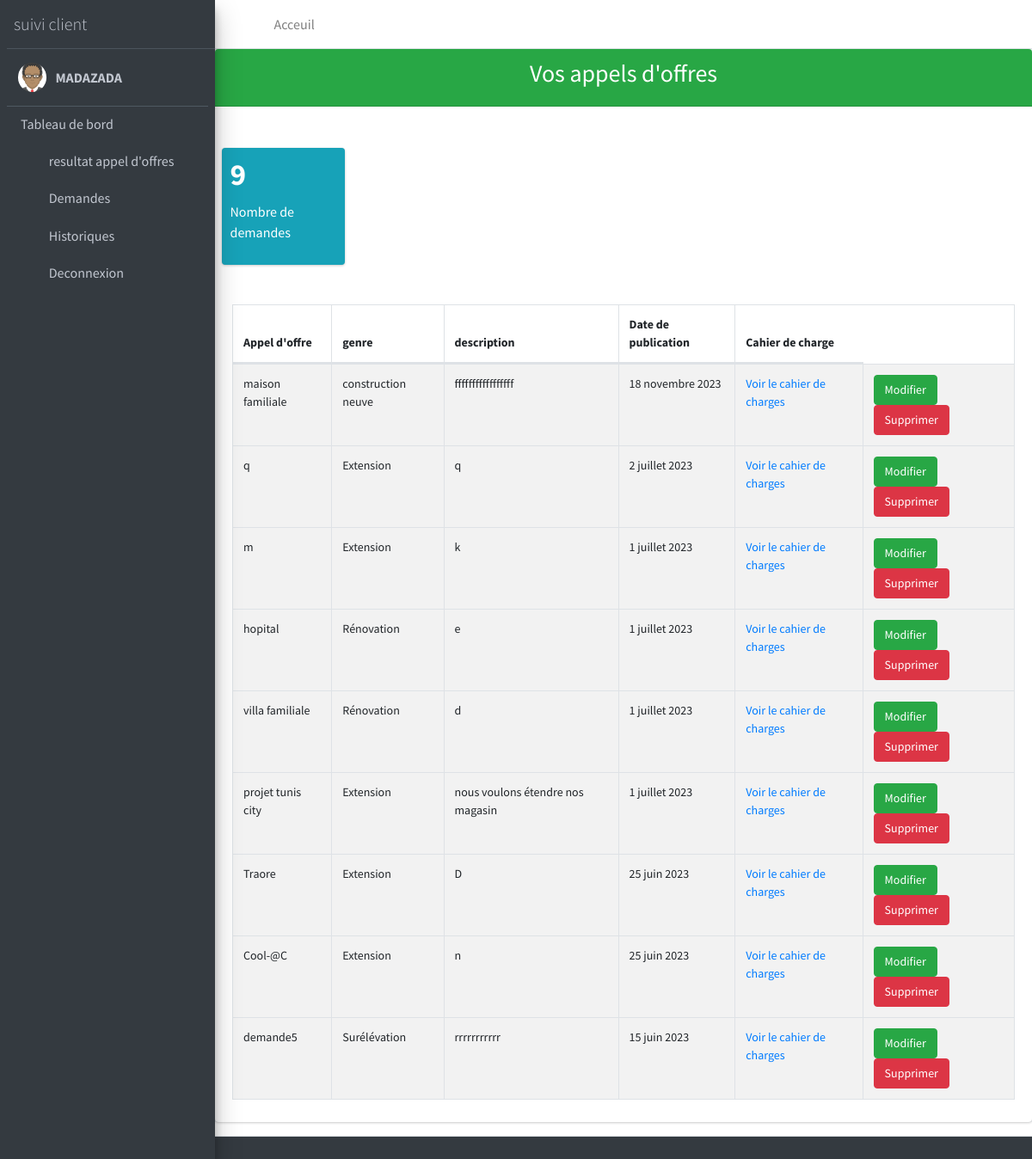
/mesdemandes (signed in), run on the app's committed database.
### recructement/models.py (models this page shows)
class demande(models.Model):
    nom = models.CharField(max_length=100)
    genre = models.CharField(max_length=100)
    duree = models.CharField(max_length=100)
    lieu = models.CharField(max_length=100)
    description = models.TextField()
    Etat = models.CharField(max_length=50,default="Traitement")
    client = models.ForeignKey(User,on_delete=models.CASCADE)
    lancer = models.BooleanField(default=False)
    date_publication = models.DateField(default=timezone.now)
    date_limite = models.DateField(default=timezone.now)
    statut =models.CharField(max_length=100,default="nouveau projet")
    rapport = models.TextField(default="En cours")
    cahier_charge=models.FileField(upload_to='cvs',null=True)

### recructement/views.py (the view)
# urls.py: path('mesdemandes',listedemandeclient,name='listedemandeclient'),
def listedemandeclient(request):
     if request.user.is_authenticated:
        demandes = demande.objects.filter(client=request.user).order_by('-id')
        nbres_demande = len(demandes)
        context = {'nbres_demande': nbres_demande,'demandes':demandes}
        return render(request, 'app_recrutement/listedesdemande.html',context)

### recructement/templates/app_recrutement/listedesdemande.html (shortened to what this page needs)
{% extends 'app_recrutement/baseclient.html' %}
{% block content%}
<div class="card  card-success" >
    <div class="card-header">
        <h3  style="text-align: center;">Vos appels d'offres </h3>
      </div>
      <br> <br>
      <section class="content">
        <div class="container">
           <div class="row">
               <div class="col-lg-2 col-6">
                   <div class="small-box bg-info">
                     <div class="inner">
                       <h3>{{ nbres_demande }}</h3>
                       <p>Nombre de demandes</p>
                     </div>
                   </div>
                 </div>
           </div>
       </section>
      <div class="card-body">
        <table class="table table-bordered table-striped dataTable text-sm">
          <thead>
            <tr>
              <tr>
                <th>Appel d'offre</th>
                <th>genre</th>
                <th> description</th>
                <th> Date de publication</th>
                <th>Cahier de charge</th>
              </tr>
            </thead>
            <tbody>
                  {% for demandes in demandes %}
                   <tr>
                     <td>{{ demandes.nom }}</td>
                      <td>{{ demandes.genre}}</td>
                      <td> {{ demandes.description}}</td>
                      <td> {{ demandes.date_publication}}</td>
                      <td>  <a href="{{ demandes.cahier_charge.url }}" target="_blank">Voir le cahier de charges</a></td>
                        <td>
                        <a   href="{% url 'Updateappel' demandes.id %}">
                        <button type="button" class="btn btn-success">Modifier</button>
                        </a>
                        <a href="{% url 'SupprimerDemande' demandes.id %}"> <button type="button" class="btn btn-danger">Supprimer</button>
                        </td>
                <tr>
                  {% endfor %}
          </tbody>
        </table>
      </div>
</div>
{% endblock content %}

### recructement/templates/app_recrutement/baseclient.html (shortened to what this page needs)
<!DOCTYPE html>
{% load static %}
<html lang="fr-CI">
<head>
<link rel="stylesheet" href="{% static 'backend/assets/plugins/fontawesome-free/css/all.min.css' %}">
<link rel="stylesheet" href="{% static 'backend/assets/plugins/overlayScrollbars/css/OverlayScrollbars.min.css' %}">
<link rel="stylesheet" href="{% static 'backend/assets/plugins/datatables-bs4/css/dataTables.bootstrap4.min.css' %}">
<link rel="stylesheet" href="{% static 'backend/assets/plugins/datatables-responsive/css/responsive.bootstrap4.min.css'%}">
<link rel="stylesheet" href="{% static 'backend/assets/dist/css/adminlte.min.css'%}">
</head>
<body class="hold-transition sidebar-mini layout-fixed" >
  <div class="wrapper">
    <nav class="main-header navbar navbar-expand navbar-white navbar-light">
      <ul class="navbar-nav">
        <li class="nav-item">
          <a class="nav-link" data-widget="pushmenu" href="#" role="button"><i class="fas fa-bars"></i></a>
        </li>
        <li class="nav-item d-none d-sm-inline-block">
          <a href="{% url 'index' %}" class="nav-link">Acceuil</a>
        </li>
      </ul>
    </nav>
    <aside class="main-sidebar sidebar-dark-primary elevation-4">
        <div class="sidebar">
          <a href="#" class="brand-link">
            <span class="brand-text font-weight-light">suivi client</span>
          </a>
          <div class="user-panel mt-3 pb-3 d-flex">
            <div class="image">
              <img src="{% static 'backend/assets/dist/img/avatar.png'%}" class="img-circle elevation-0" alt="User Image">
            </div>
            <div class="info" style="text-align: center;">
              <a href="#" class="d-block text-bold text-uppercase"> {{ user.username }}</a>
            </div>
          </div>
            <ul class="nav nav-pills nav-sidebar flex-column" data-widget="treeview" role="menu" data-accordion="false">
                  <li class="nav-item">
                    <a href="{% url 'indexclient' %}" class="nav-link">
                      <p>
                        Tableau de bord
                      </p>
                    </a>
                  </li>
                  <li class="nav-item">
                    <a href="{% url 'demandeindividuel' %}" class="nav-link">
                      <i class="far fa-circle nav-icon"></i
                      <p>
                       resultat appel d'offres
                    </a>
                  </li>
              <li class="nav-item">
                <a href="#" class="nav-link">
                  <i class="nav-icon fas fa-book"></i>
                  <p>
                  Demandes
                    <i class="fas fa-angle-left right"></i>
                  </p>
                </a>
              </li>
              <li class="nav-item">
                <a href="#" class="nav-link">
                  <i class="nav-icon fas fa-book"></i>
                  <p>
                  Historiques
                    <i class="fas fa-angle-left right"></i>
                  </p>
                </a>
              </li>
              <li class="nav-item">
                <a   href="{% url 'Deconnexion' %}"  class="nav-link">
                  <i class="far fa-circle nav-icon"></i>
                  <p>Deconnexion</p>
                </a>
              </li>
            </ul>
        </div>
      </aside>
      <div  class="content-wrapper">
{% block content%}
{% endblock content %}
      </div>
      <footer class="main-footer text-sm bg-dark">
    </div>
  </body>
  </html>

### data on the page
demande: nom "maison familiale", genre "construction neuve", description "fffffffffffffffff", date_publication "18 novembre 2023"
demande: nom "q", genre "Extension", description "q", date_publication "2 juillet 2023"
demande: nom "m", genre "Extension", description "k", date_publication "1 juillet 2023"
demande: nom "hopital", genre "Rénovation", description "e", date_publication "1 juillet 2023"
demande: nom "villa familiale", genre "Rénovation", description "d", date_publication "1 juillet 2023"
demande: nom "projet tunis city", genre "Extension", description "nous voulons étendre nos magasin", date_publication "1 juillet 2023"
demande: nom "Traore", genre "Extension", description "D", date_publication "25 juin 2023"
demande: nom "Cool-@C", genre "Extension", description "n", date_publication "25 juin 2023"
demande: nom "demande5", genre "Surélévation", description "rrrrrrrrrrr", date_publication "15 juin 2023"

### other printed values
{{ user.username }} "MADAZADA"
{{ nbres_demande }} "9"
